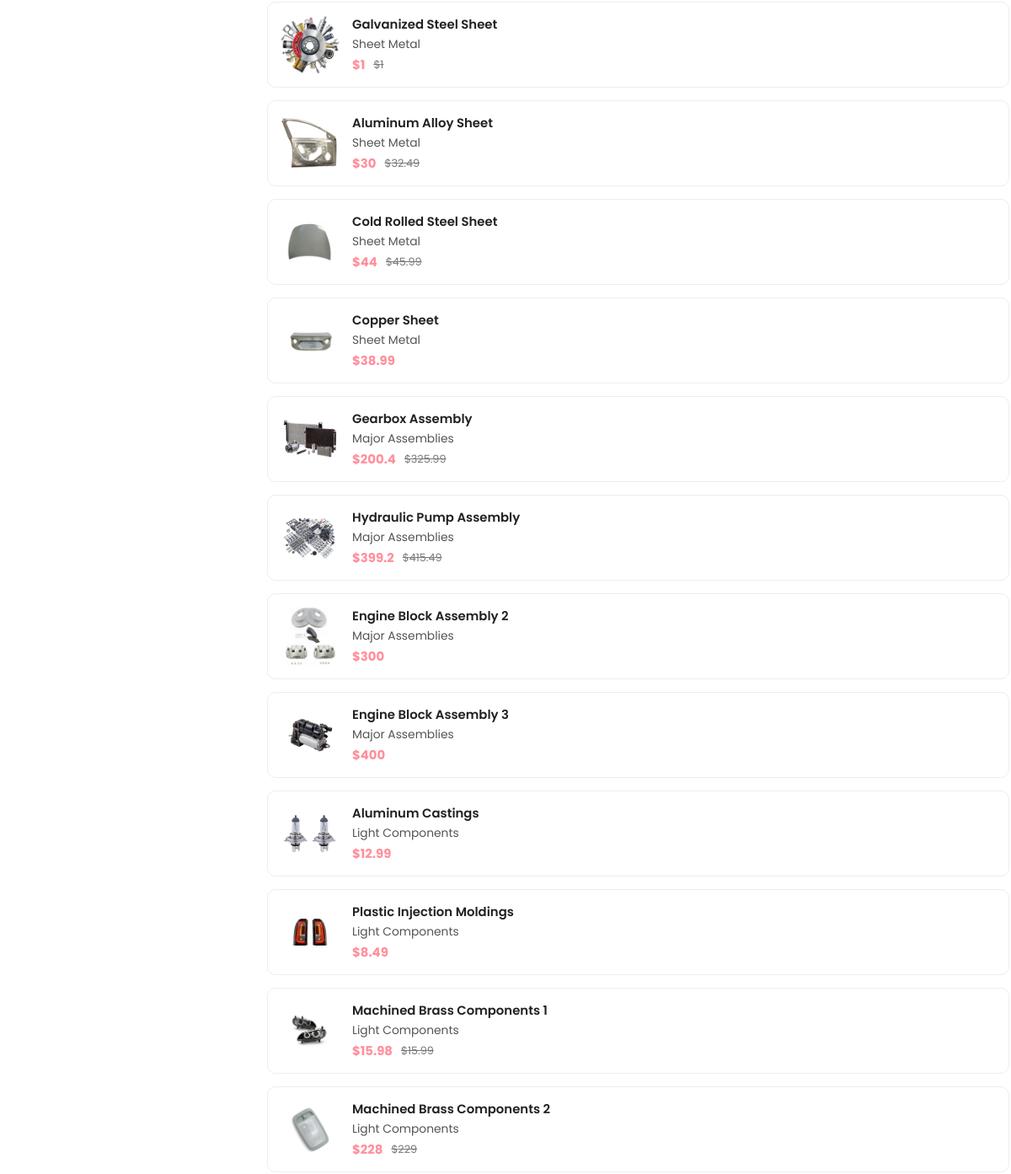
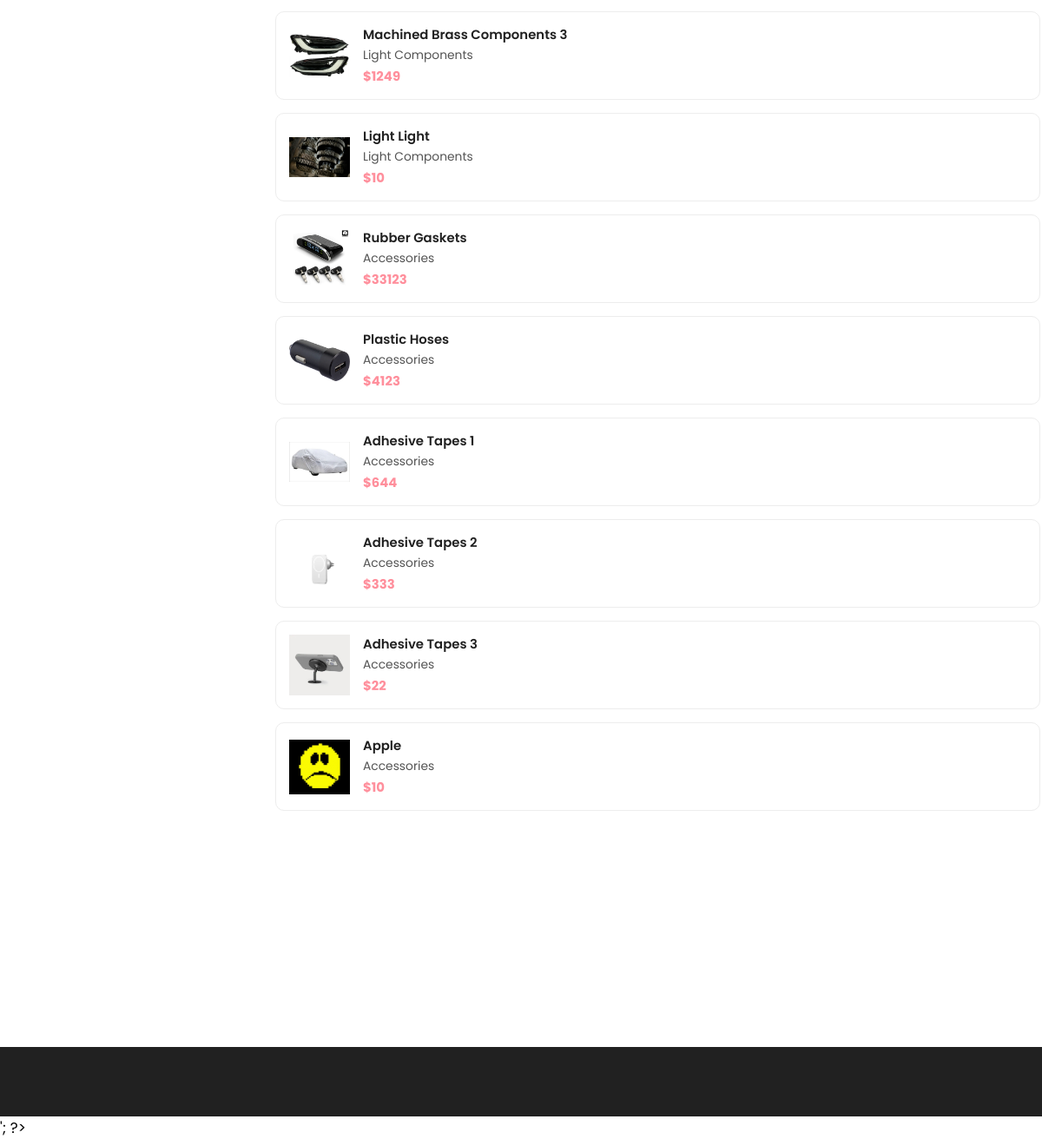
Screenshot of /dealer/listOfProduct.php (signed in) with the database file from the repository (2 pictures, top to bottom).
### tables this page shows
CREATE TABLE IF NOT EXISTS `sparepart` (
  `sparePartNum` mediumint NOT NULL,
  `sparePartName` varchar(50) NOT NULL,
  `sparePartDescription` varchar(255) NOT NULL,
  `stockItemQty` smallint NOT NULL,
  `weight` float NOT NULL,
  `price` float NOT NULL,
  `discountPrice` float DEFAULT NULL,
  `sparePartImage` varchar(150) DEFAULT NULL,
  PRIMARY KEY (`sparePartNum`)
);

### dealer/listOfProduct.php (the view, shortened to what this page needs)
<?php
require_once('../db/connect.php');
?>
<!DOCTYPE html>
<html lang="en">
<head>
  <link rel="stylesheet" href="./assets/css/style-prefix.css" />
</head>
<body>
  <main>
    <div class="product-container">
      <div class="container">
        <div class="product-box">
          <div class="product-minimal">
            <div class="product-showcase">
              <div class="showcase-wrapper has-scrollbar">
                <div class="showcase-container">
                  <?php
                  $categoryID = 0;
                  if ($categoryID == 0) {
                    $sql = "SELECT sparePart.sparePartNum,
                                   sparePart.sparePartImage,
                                   sparePart.stockItemQty,
                                   sparePart.sparePartName,
                                   sparePart.weight,
                                   sparePart.sparePartDescription,
                                   sparePart.price,
                                   sparePart.discountPrice,
                                   disabledsparepart.disable
                            FROM sparePart
                            LEFT JOIN disabledsparepart ON sparePart.sparePartNum = disabledsparepart.sparePartNum
                            WHERE disabledsparepart.sparePartNum IS NULL";
                  }
                  $stmt = $conn->prepare($sql);
                  $stmt->execute();
                  $result = $stmt->get_result();
                  if ($result->num_rows > 0) {
                    while ($row = $result->fetch_assoc()) {
                      $categoryName = "";
                      switch (substr($row["sparePartNum"], 0, 1)) {
                        case "1":
                          $categoryName = "Sheet Metal";
                          break;
                        case "2":
                          $categoryName = "Major Assemblies";
                          break;
                        case "3":
                          $categoryName = "Light Components";
                          break;
                        case "4":
                          $categoryName = "Accessories";
                          break;
                      };
                      echo ' <div class="showcase" onclick="ProductDetail(' . $row["sparePartNum"] . ')">
                        <a href="#" class="showcase-img-box">
                          <img
                            src="' . $row["sparePartImage"] . '"
                            width="70"
                            class="showcase-img"
                          />
                        </a>
                        <div class="showcase-content">
                          <a href="#"><h4 class="showcase-title">' . $row["sparePartName"] . '</h4></a>
                          <a class="showcase-category">' . $categoryName . '</a>';
                      if ($row["discountPrice"] == null) {
                        $price = $row["price"];
                        echo '<div class="price-box">
                          <p class="price">$' . $price . '</p>
                        </div>';
                      } else {
                        $price = $row["discountPrice"];
                        $delPrice = $row["price"];
                        echo '<div class="price-box">
                          <p class="price">$' . $price . '</p>
                          <del>$' . $delPrice . '</del>
                        </div>';
                      }
                      echo '
                        </div>
                      </div>';
                    }
                  }
                  ?>
                </div>
              </div>
            </div>
          </div>
        </div>
      </div>
    </div>
  </main>
  <footer>
  </footer>
</body>
</html>

### rows the page displays
sparepart: sparePartImage (picture), sparePartName "Galvanized Steel Sheet", sparePartNum "Sheet Metal", discountPrice "1", price "1"
sparepart: sparePartImage (picture), sparePartName "Aluminum Alloy Sheet", sparePartNum "Sheet Metal", discountPrice "30", price "32.49"
sparepart: sparePartImage (picture), sparePartName "Cold Rolled Steel Sheet", sparePartNum "Sheet Metal", discountPrice "44", price "45.99"
sparepart: sparePartImage (picture), sparePartName "Copper Sheet", sparePartNum "Sheet Metal", price "38.99"
sparepart: sparePartImage (picture), sparePartName "Gearbox Assembly", sparePartNum "Major Assemblies", discountPrice "200.4", price "325.99"
sparepart: sparePartImage (picture), sparePartName "Hydraulic Pump Assembly", sparePartNum "Major Assemblies", discountPrice "399.2", price "415.49"
sparepart: sparePartImage (picture), sparePartName "Engine Block Assembly 2", sparePartNum "Major Assemblies", price "300"
sparepart: sparePartImage (picture), sparePartName "Engine Block Assembly 3", sparePartNum "Major Assemblies", price "400"
sparepart: sparePartImage (picture), sparePartName "Aluminum Castings", sparePartNum "Light Components", price "12.99"
sparepart: sparePartImage (picture), sparePartName "Plastic Injection Moldings", sparePartNum "Light Components", price "8.49"
sparepart: sparePartImage (picture), sparePartName "Machined Brass Components 1", sparePartNum "Light Components", discountPrice "15.98", price "15.99"
sparepart: sparePartImage (picture), sparePartName "Machined Brass Components 2", sparePartNum "Light Components", discountPrice "228", price "229"
sparepart: sparePartImage (picture), sparePartName "Machined Brass Components 3", sparePartNum "Light Components", price "1249"
sparepart: sparePartImage (picture), sparePartName "Light Light", sparePartNum "Light Components", price "10"
sparepart: sparePartImage (picture), sparePartName "Rubber Gaskets", sparePartNum "Accessories", price "33123"
sparepart: sparePartImage (picture), sparePartName "Plastic Hoses", sparePartNum "Accessories", price "4123"
sparepart: sparePartImage (picture), sparePartName "Adhesive Tapes 1", sparePartNum "Accessories", price "644"
sparepart: sparePartImage (picture), sparePartName "Adhesive Tapes 2", sparePartNum "Accessories", price "333"
sparepart: sparePartImage (picture), sparePartName "Adhesive Tapes 3", sparePartNum "Accessories", price "22"
sparepart: sparePartImage (picture), sparePartName "Apple", sparePartNum "Accessories", price "10"
